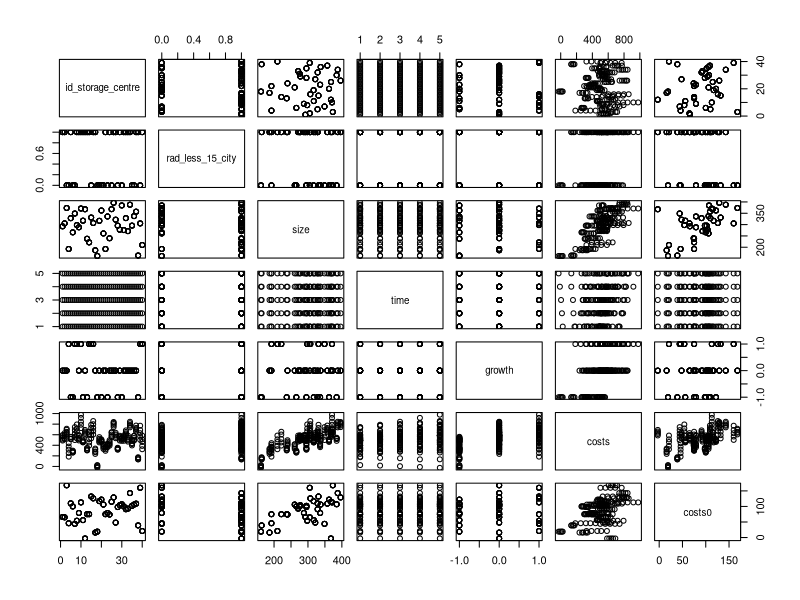
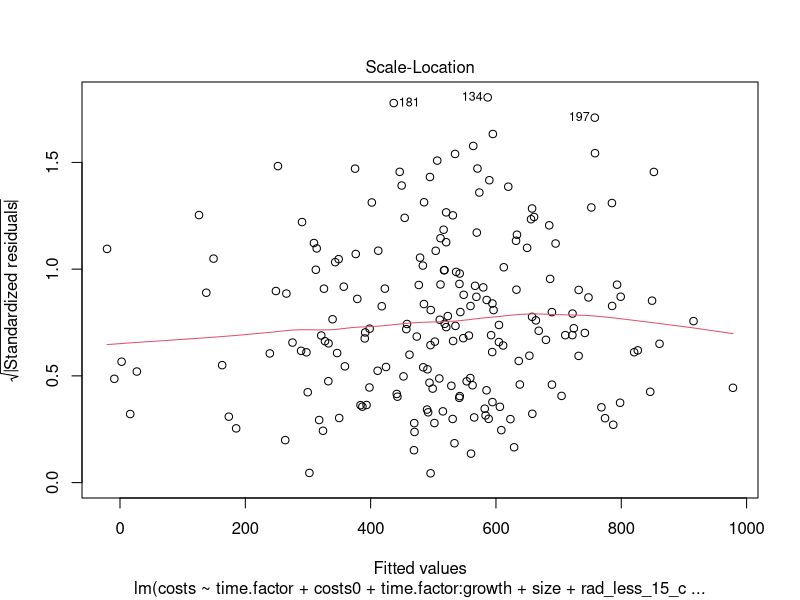
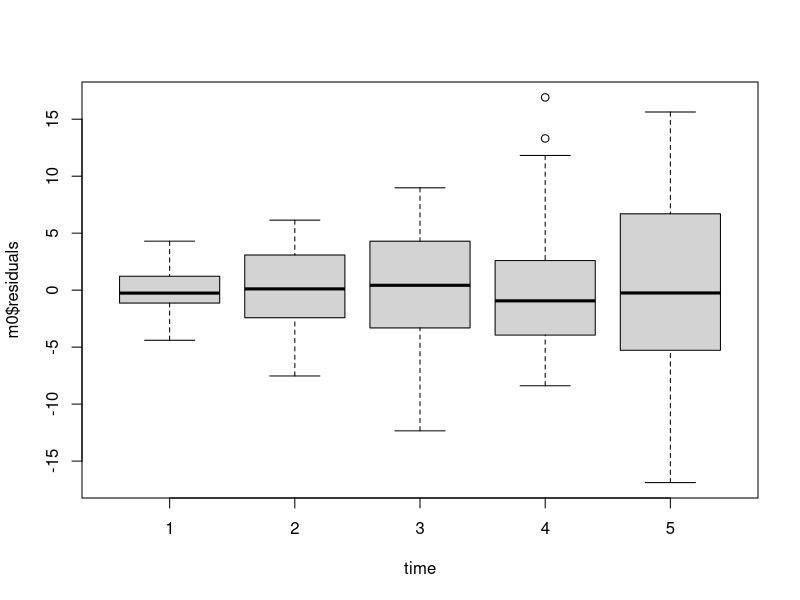
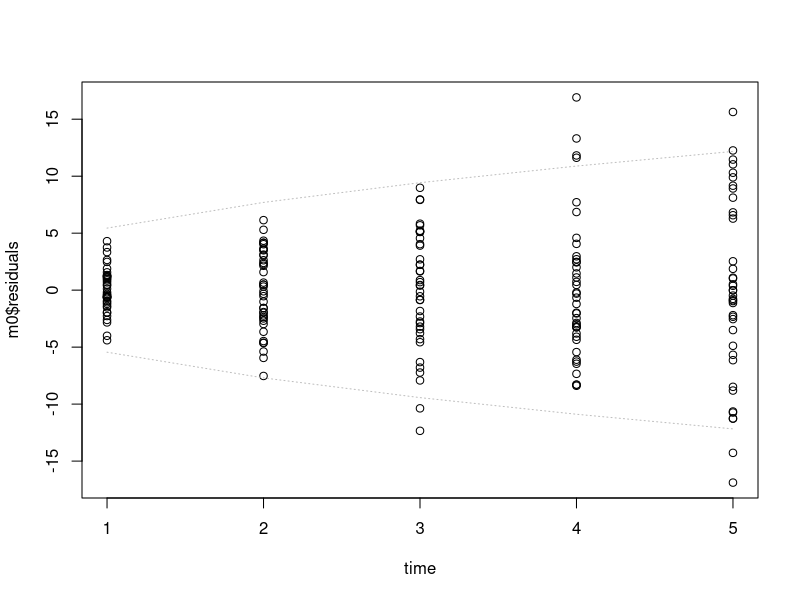

R code for these plots, in order: (Note: this script raises an error after producing the figures.)
# A) ----------------------------------------------------------------------
magazza = read.table("StorageCentres.txt", header = TRUE)
plot(magazza)
attach(magazza)
# we see that size variable is correlated to both cost0 and cost. Cost0 and cost are also correlated. 
id.factor = factor(id_storage_centre)
time.factor = factor(time)
growth.factor = factor(growth)
m0 = lm(costs ~ time.factor + costs0 + time.factor:growth + size + rad_less_15_city, data = magazza)
summary(m0)

coeff = coef(m0)
sigma = summary(m0)$sigma
AIC(m0)

# B) ----------------------------------------------------------------------
plot(m0, which = 3)
# We should see an horizontal line, however this is not the case. 
boxplot(m0$residuals~time)
# from this plot we can see that, as time increases, the variance of the residual increases. 
# we cannot assume homoschedasticity
plot(time, m0$residuals)
p = 0.5
lines(time, sigma * time^p, col = "gray", lty = 3)
lines(time, -sigma * time^p, col = "gray", lty = 3)
# from this plot we can see that the variances seem to increase as a power of time. 
# since in m0 we did assume homoschedasticty we need to modify such model in order to consider this fact
library(nlme)
m1 = gls(costs ~ time + costs0 + time.factor:growth + size + rad_less_15_city,
        data = magazza,
        weights = varPower(form=~time)
)

summary(m1)
delta = 0.8870087

n = 40
r = 12
plot(time, abs(m0$residuals)^2/(n-(r+1)))
points(1:5, sqrt(tapply(abs(m1$residuals)^2/(n-(r+1)), time, mean)), pch = 5, col = "red")
lines(1:5, 1.89816 * (1:5)^delta, col = "gray", lty = 3)


m2 = gls(costs ~ time + costs0 + time.factor:growth + size + rad_less_15_city,
         data = magazza,
         weights = varPower(form=~time),
         correlation = corAR1(form = ~ 1|time)
         )
summary(m2)
